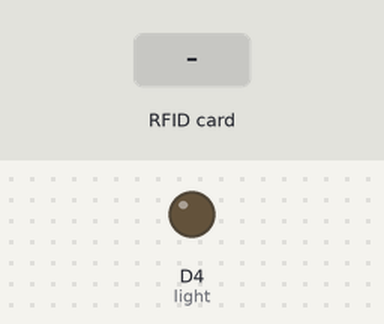
A sketch run on a simulated ESP8266 (NodeMCU). Shown: output pins drawn as LEDs (lit = HIGH). The test bench sets the inputs (shaded band). WiFi joins after 1.5 s; servers stay silent unless stated; uploads are accepted with an empty reply; what the sketch prints to the serial monitor is not drawn.

Above: at 2.7 s.
2.8 s: RFID card 5E 7A 19 C4 held to the reader
At 3.3 s:
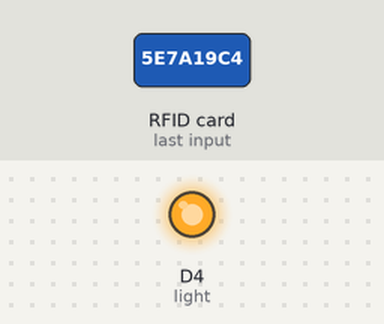
Timing chart, 0 to 5.8 s (numbered marks = the images above; inputs shaded):
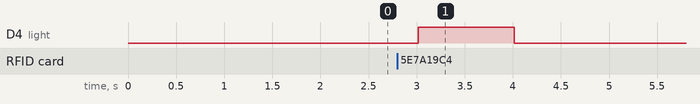

The sketch:

8266.ino
```cpp
#include <SPI.h>
#include <MFRC522.h>
#include "ESP8266WiFi.h"
#include <ESP8266HTTPClient.h>
#include <WiFiClient.h>

#define SS_PIN D8
#define RST_PIN D0
#define light D4

MFRC522 rfid(SS_PIN, RST_PIN);  // Instance of the class
WiFiClient wifiClient;

MFRC522::MIFARE_Key key;

// Init array that will store new NUID
byte nuidPICC[4];

//WIFI
const char* ssid = "Royal";
const char* password = "royalpswd";

const String address = "192.168.1.22";
const String port = "5000";

const String URL = "http://" + address + ":" + port + "/api/Rfid";

void setup() {
  pinMode(light, OUTPUT);
  Serial.begin(115200);

  // Connect to WiFi
  WiFi.begin(ssid, password);
  // while wifi not connected yet, print '.'
  // then after it connected, get out of the loop
  while (WiFi.status() != WL_CONNECTED) {
    delay(500);
    Serial.print(".");
  }
  //print a new line, then print WiFi connected and the IP address
  Serial.println("");
  Serial.println("WiFi connected");
  // Print the IP address
  Serial.println(WiFi.localIP());

  SPI.begin();      // Init SPI bus
  rfid.PCD_Init();  // Init MFRC522
  Serial.println();
  Serial.print(F("Reader :"));
  rfid.PCD_DumpVersionToSerial();

  for (byte i = 0; i < 6; i++) {
    key.keyByte[i] = 0xFF;
  }
  Serial.println();
  Serial.println(F("This code scan the MIFARE Classic NUID."));
  //Serial.print(F("Using the following key:"));
  //printHex(key.keyByte, MFRC522::MF_KEY_SIZE);
}

void loop() {
  // Reset the loop if no new card present on the sensor/reader. This saves the entire process when idle.
  if (!rfid.PICC_IsNewCardPresent()) {
    return;
  }

  // // Verify if the NUID has been readed
  if (!rfid.PICC_ReadCardSerial()) {
    return;
  }

  Serial.print(F("PICC type: "));
  MFRC522::PICC_Type piccType = rfid.PICC_GetType(rfid.uid.sak);
  Serial.println(rfid.PICC_GetTypeName(piccType));

  // Check is the PICC of Classic MIFARE type
  if (piccType != MFRC522::PICC_TYPE_MIFARE_MINI && piccType != MFRC522::PICC_TYPE_MIFARE_1K && piccType != MFRC522::PICC_TYPE_MIFARE_4K) {
    Serial.println(F("Your tag is not of type MIFARE Classic."));
    return;
  }

  if (rfid.uid.uidByte[0] != nuidPICC[0] || rfid.uid.uidByte[1] != nuidPICC[1] || rfid.uid.uidByte[2] != nuidPICC[2] || rfid.uid.uidByte[3] != nuidPICC[3]) {
    Serial.println(F("A new card has been detected."));

    // Store NUID into nuidPICC array
    for (byte i = 0; i < 4; i++) {
      nuidPICC[i] = rfid.uid.uidByte[i];
    }

    Serial.println(F("The NUID tag is:"));
    Serial.print(F("In hex: "));
    String rfId = printHex(rfid.uid.uidByte, rfid.uid.size);
    Serial.println();
    //Serial.println(rfId);
    SendRfId(rfId) ? Open() : No();
    Serial.println();
  } else Serial.println(F("Card read previously."));

  // Halt PICC
  rfid.PICC_HaltA();

  // Stop encryption on PCD
  rfid.PCD_StopCrypto1();
}


/**
   Helper routine to dump a byte array as hex values to Serial.
*/
String printHex(byte* buffer, byte bufferSize) {
  String str = "";
  for (byte i = 0; i < bufferSize; i++) {
    str += String(buffer[i], HEX);
    Serial.print(buffer[i] < 0x10 ? " 0" : " ");
    Serial.print(buffer[i], HEX);
  }
  return str;
}


bool SendRfId(String msg) {
  HTTPClient http;  //Объявить объект класса HttpClient
  http.begin(wifiClient, URL);                                          //Укажите адрес запроса
  http.addHeader("Content-Type", "application/x-www-form-urlencoded");  //Укажите заголовок типа содержимого
  String toSend = "str=" + msg;
  int httpCode = http.POST(toSend);   //Отправьте запрос
  String payload = http.getString();  //Получите полезную нагрузку ответа

  Serial.println(httpCode);  //Распечатать код возврата HTTP
  Serial.println(payload);   //Полезная нагрузка для ответа на запрос печати

  http.end();  //Закрыть соединение
  return payload == "1" ? true : false;
}

void Open() {
  for (int i = 0; i < 10; i++) {
    digitalWrite(light, HIGH);  //turn buzzer on
    delay(100);
    digitalWrite(light, LOW);  //turn buzzer off
    delay(50);
  }
}

void No() {
  digitalWrite(light, HIGH);  //turn buzzer on
  delay(1000);
  digitalWrite(light, LOW);  //turn buzzer off
}
```

Measured:
- after the input at 2.8 s, D4 (light): LOW → HIGH after 0.22 s, → LOW 1.0 s later
